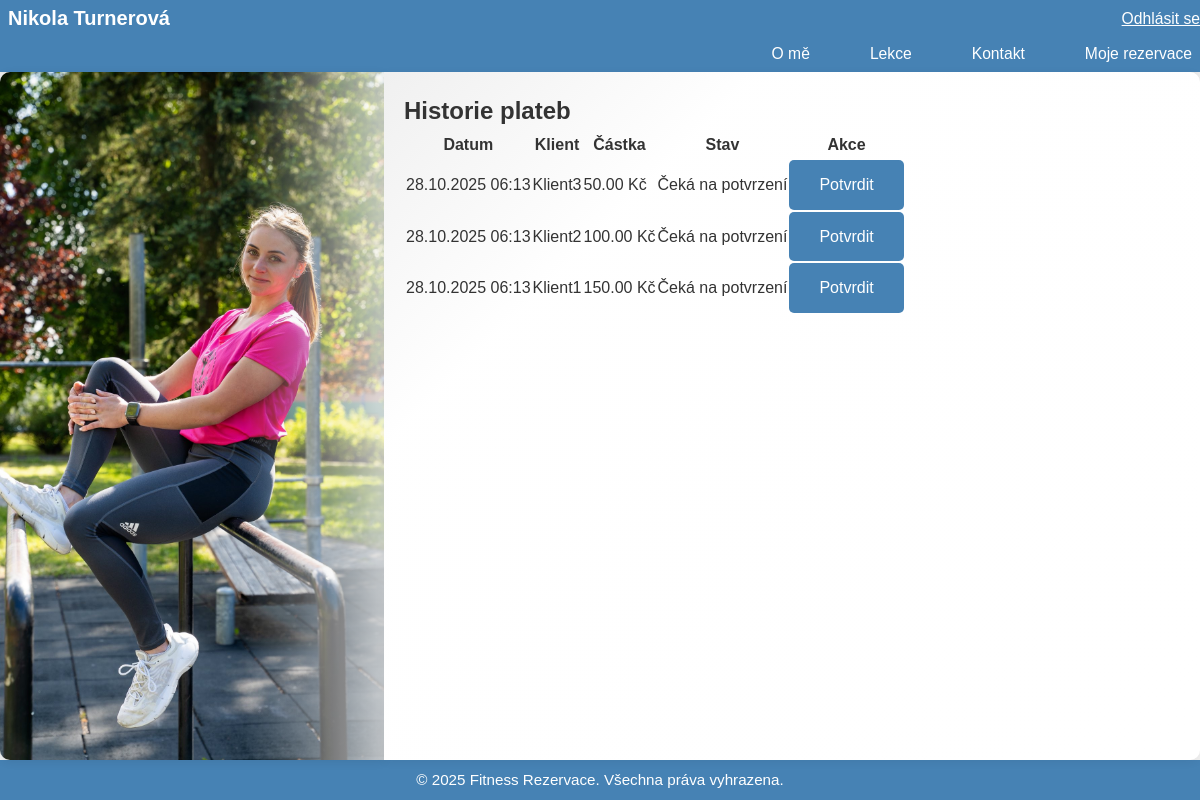
Page /payments/history/ (signed in) on the committed database.
### payments/models.py (models this page shows, shortened)
class Payment(models.Model):
    STATUS_CHOICES = (
        ('pending', 'Čeká na potvrzení'),
        ('confirmed', 'Potvrzeno'),
        ('cancelled', 'Zrušeno'),
    )
    client = models.ForeignKey(
        settings.AUTH_USER_MODEL,
        on_delete=models.CASCADE,
        related_name='payments_made',
        limit_choices_to={'user_type': 'client'}
    )
    instructor = models.ForeignKey(
        settings.AUTH_USER_MODEL,
        on_delete=models.CASCADE,
        related_name='payments_received',
        limit_choices_to={'user_type': 'instructor'}
    )
    amount = models.DecimalField(max_digits=10, decimal_places=2)
    status = models.CharField(max_length=10, choices=STATUS_CHOICES, default='pending')
    created_at = models.DateTimeField(auto_now_add=True)
    qr_code = models.ImageField(upload_to='qr_codes/', blank=True)
    class Meta:
        ordering = ['-created_at']

### accounts/models.py (models this page shows, shortened)
class User(AbstractUser):
    USER_TYPE_CHOICES = (
        ('instructor', 'Lektor'),
        ('client', 'Klient'),
    )
    user_type = models.CharField(max_length=10, choices=USER_TYPE_CHOICES)
    credits = models.DecimalField(
        max_digits=10,
        decimal_places=2,
        default=0,
        validators=[MinValueValidator(0)]
    )
    phone = models.CharField(max_length=20, blank=True)
    bio = models.TextField(blank=True)

### payments/views.py (the view)
# urls.py: path('history/', views.PaymentHistoryView.as_view(), name='payment_history'),
class PaymentHistoryView(LoginRequiredMixin, ListView):
	model = Payment
	template_name = 'payments/payment_history.html'
	context_object_name = 'payments'
	def get_queryset(self):
		if self.request.user.user_type == 'instructor':
			return Payment.objects.filter(instructor=self.request.user).order_by('-created_at')
		return Payment.objects.filter(client=self.request.user).order_by('-created_at')
	def get_context_data(self, **kwargs):
		context = super().get_context_data(**kwargs)
		context['user_type'] = self.request.user.user_type
		return context

### templates/payments/payment_history.html
{% extends 'base.html' %}
{% block content %}
<div class="container">
    <h2>Historie plateb</h2>
    <div class="table-responsive">
        <table class="table table-striped">
            <thead>
                <tr>
                    <th>Datum</th>
                    {% if user_type == 'instructor' %}
                        <th>Klient</th>
                    {% else %}
                        <th>Lektor</th>
                    {% endif %}
                    <th>Částka</th>
                    <th>Stav</th>
                    <th>Akce</th>
                </tr>
            </thead>
            <tbody>
                {% for payment in payments %}
                <tr>
                    <td>{{ payment.created_at|date:"d.m.Y H:i" }}</td>
                    {% if user_type == 'instructor' %}
                        <td>{{ payment.client.get_full_name }}</td>
                    {% else %}
                        <td>{{ payment.instructor.get_full_name }}</td>
                    {% endif %}
                    <td>{{ payment.amount }} Kč</td>
                    <td>
                        {% if payment.status == 'pending' %}
                            <span class="badge bg-warning">Čeká na potvrzení</span>
                        {% elif payment.status == 'confirmed' %}
                            <span class="badge bg-success">Potvrzeno</span>
                        {% else %}
                            <span class="badge bg-danger">Zrušeno</span>
                        {% endif %}
                    </td>
                    <td>
                        {% if payment.status == 'pending' %}
                            {% if user_type == 'instructor' %}
                                <a href="{% url 'payment_confirm' payment.id %}" class="btn btn-sm btn-success">Potvrdit</a>
                            {% else %}
                                {% if payment.qr_code %}
                                    <a href="{{ payment.qr_code.url }}" target="_blank" class="btn btn-sm btn-primary">Zobrazit QR kód</a>
                                {% endif %}
                            {% endif %}
                        {% endif %}
                    </td>
                </tr>
                {% empty %}
                <tr>
                    <td colspan="5" class="text-center">Žádné platby k zobrazení</td>
                </tr>
                {% endfor %}
            </tbody>
        </table>
    </div>
</div>
{% endblock %}

### templates/base.html (shortened to what this page needs)
{% load static %}
<!DOCTYPE html>
<html lang="cs">
<head>
    <link rel="stylesheet" href="{% static 'css/style.css' %}">
</head>
<body class="{% block body_class %}{% endblock %}">
<div class="page-wrapper">
    <header class="flex-header">
        <div class="header-top">
            <div class="logo">Nikola Turnerová</div>
            <div class="auth-top">
                {% if user.is_authenticated %}
                    <a href="{% url 'accounts:logout' %}" class="auth-link">Odhlásit se</a>
                {% else %}
                    <a href="{% url 'accounts:login' %}" class="login-link">Přihlásit se</a>
                    <a href="{% url 'accounts:register' %}" class="register-link">Registrace</a>
                {% endif %}
            </div>
        </div>
        <div class="header-bottom">
            <nav class="site-nav">
                <div class="nav-bottom-right">
                    <a href="{% url 'home' %}">O mě</a>
                    <a href="{% url 'lessons' %}">Lekce</a>
                    <a href="{% url 'contact' %}">Kontakt</a>
                    {% if user.is_authenticated %}
                        {% if user.is_instructor %}
                            <a href="{% url 'accounts:instructor_dashboard' %}">Můj rozvrh</a>
                        {% else %}
                            <a href="{% url 'accounts:client_dashboard' %}">Moje rezervace</a>
                        {% endif %}
                    {% endif %}
                </div>
            </nav>
        </div>
    </header>
    <div class="flex-content">
        <aside class="flex-sidebar" aria-hidden="true">
        </aside>
        <main class="flex-main">
            {% block content %}{% endblock %}
        </main>
    </div>
    <footer class="flex-footer">
        <p class="footer-brand">&copy; {% now "Y" %} Fitness Rezervace. Všechna práva vyhrazena.</p>
    </footer>
</div>
</body>
</html>

### static/css/style.css (style rules this page uses)
* { margin: 0; padding: 0; box-sizing: border-box; }
:root { --header-h: 72px; --footer-h: 40px; }
html, body { height: 100%; margin: 0; }
body { font-family: 'Poppins', sans-serif; color: #333; line-height: 1.6; min-height: 100vh; background-color: #f0f0f0; padding: 0; overflow: hidden; }
.page-wrapper { height: 100vh; display: flex; flex-direction: column; width: 100%; position: relative; overflow: hidden; }
.flex-header { display: flex; flex-direction: column; align-items: stretch; height: var(--header-h); padding: 0 0 0 8px; color: white; width: 100%; background-color: #4682b4; box-shadow: 0 2px 12px rgba(0,0,0,0.06); flex: 0 0 auto; font-size: 0.98rem; overflow: visible; }
.header-top { display: flex; align-items: center; justify-content: flex-start; height: calc(var(--header-h) / 2); position: relative; }
.auth-top { display: flex; gap: 8px; align-items: center; position: absolute; right: 0; top: 6px; }
.header-bottom { display: flex; align-items: center; height: calc(var(--header-h) / 2); }
.nav-bottom-right { margin-left: auto; display: flex; gap: 14px; align-items: center; }
.flex-content { display: flex; width: 100%; gap: 0; align-items: stretch; height: calc(100vh - var(--header-h) - var(--footer-h)); }
.flex-sidebar { flex: 0 0 32%; min-width: 240px; position: relative; border-radius: 10px 0 0 10px; overflow: hidden; box-shadow: 0 2px 10px rgba(0,0,0,0.08); background-image: url('../img/hero-bg.jpg'); background-size: cover; background-position: center; height: 100%; }
.flex-sidebar::after { content: ''; position: absolute; right: -40px; top: 0; width: 180px; height: 100%; pointer-events: none; background: linear-gradient(to right, rgba(255,255,255,0) 0%, rgba(240,240,240,0.4) 40%, rgba(255,255,255,0.95) 100%); }
nav.site-nav { display: flex; align-items: center; flex: 1; gap: 12px; }
nav.site-nav a { color: white; text-decoration: none; font-weight: 500; transition: all 0.2s ease; }
.auth-top a, .nav-bottom-right a { color: white; }
.header-bottom .nav-bottom-right a { padding: 6px 8px; font-size: 0.98rem; }
.flex-main::before { content: ''; position: absolute; left: -160px; top: 0; width: 160px; height: 100%; pointer-events: none; background: linear-gradient(to right, rgba(255,255,255,0) 0%, rgba(255,255,255,0.6) 50%, rgba(255,255,255,1) 100%); }
.flex-main { flex: 1; position: relative; background: linear-gradient(135deg, rgba(240,240,240,0.95) 0%, rgba(255,255,255,0.98) 25%, white 100%); border-radius: 0 10px 10px 0; padding: 20px; box-shadow: 0 2px 10px rgba(0,0,0,0.06); height: 100%; overflow: auto; }
.flex-footer { display: flex; justify-content: center; align-items: center; background-color: #4682b4;; color: white; height: var(--footer-h); width: 100%; padding: 0 16px; flex: 0 0 auto; font-size: 0.95rem; }
.logo { font-size: 20px; font-weight: 600; text-decoration: none; color: white; }
nav a { text-decoration: none; color: white; margin-left: 30px; font-weight: 500; transition: opacity 0.3s; }
.btn { display: inline-block; padding: 12px 30px; background-color: #4682b4;; color: white; text-decoration: none; border-radius: 5px; font-weight: 500; transition: background-color 0.3s; }

### rows in the picture
Payment: created_at "28.10.2025 06:13", client.get_full_name "Klient3", amount "50.00", status "Čeká na potvrzení"
Payment: created_at "28.10.2025 06:13", client.get_full_name "Klient2", amount "100.00", status "Čeká na potvrzení"
Payment: created_at "28.10.2025 06:13", client.get_full_name "Klient1", amount "150.00", status "Čeká na potvrzení"
